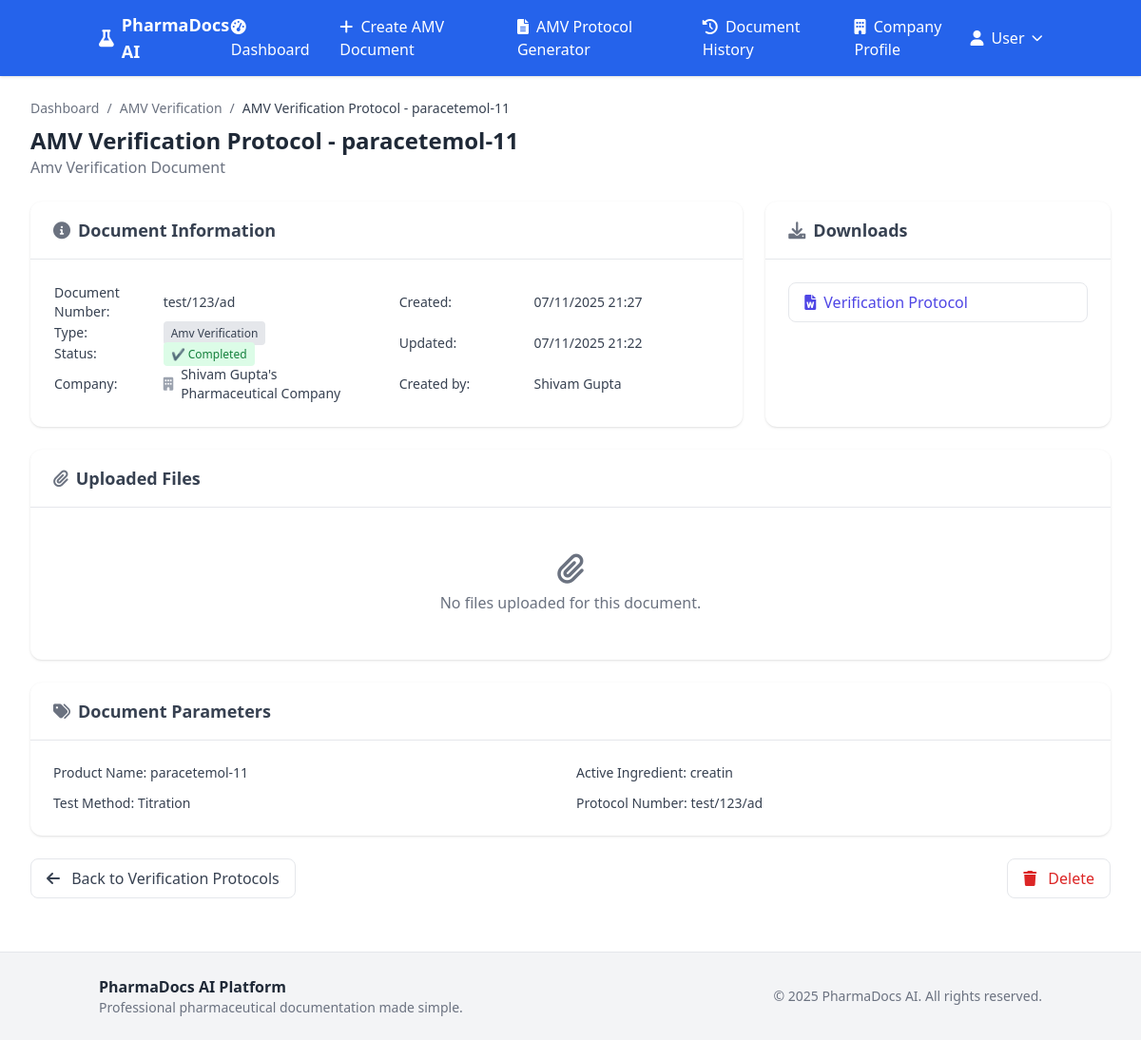
Screenshot of /documents/7 (signed in) with the database file from the repository.
### models.py (models this page shows, shortened)
class Document(db.Model):
    __tablename__ = 'documents'
    id: Mapped[int] = mapped_column(Integer, primary_key=True)
    user_id: Mapped[int] = mapped_column(Integer, ForeignKey('users.id'), nullable=False)
    company_id: Mapped[int] = mapped_column(Integer, ForeignKey('companies.id'), nullable=False)
    document_type: Mapped[str] = mapped_column(String(50), nullable=False)  # AMV, PV, Stability, etc.
    document_number: Mapped[str] = mapped_column(String(100), nullable=True)
    title: Mapped[str] = mapped_column(String(300), nullable=False)
    status: Mapped[str] = mapped_column(String(20), default='draft')  # draft, generated, completed
    stp_file_url: Mapped[str] = mapped_column(String(500), nullable=True)
    raw_data_url: Mapped[str] = mapped_column(String(500), nullable=True)
    method_analysis_file_url: Mapped[str] = mapped_column(String(500), nullable=True)  # Added for AMV
    generated_doc_url: Mapped[str] = mapped_column(String(500), nullable=True)
    generated_excel_url: Mapped[str] = mapped_column(String(500), nullable=True)
    document_metadata: Mapped[str] = mapped_column(Text, nullable=True)  # JSON string for additional data
    created_at: Mapped[datetime] = mapped_column(DateTime, default=datetime.now())
    updated_at: Mapped[datetime] = mapped_column(DateTime, default=datetime.now(), onupdate=datetime.now())
    user: Mapped["User"] = relationship("User", back_populates="documents")
    company: Mapped["Company"] = relationship("Company", back_populates="documents")
    amv_details: Mapped["AMVDocument"] = relationship("AMVDocument", back_populates="document", uselist=False)
    amv_verification_details: Mapped["AMVVerificationDocument"] = relationship("AMVVerificationDocument", back_populates="document", uselist=False)

class Company(db.Model):
    __tablename__ = 'companies'
    id: Mapped[int] = mapped_column(Integer, primary_key=True)
    user_id: Mapped[int] = mapped_column(Integer, ForeignKey('users.id'), nullable=False)
    name: Mapped[str] = mapped_column(String(200), nullable=False)
    address: Mapped[str] = mapped_column(Text, nullable=True)
    logo_url: Mapped[str] = mapped_column(String(500), nullable=True)
    created_at: Mapped[datetime] = mapped_column(DateTime, default=datetime.utcnow)
    glass_materials: Mapped[str] = mapped_column(Text, nullable=True) # JSON string for glass materials
    user: Mapped["User"] = relationship("User", back_populates="companies")
    sub_brands: Mapped[List["SubBrand"]] = relationship("SubBrand", back_populates="company")
    documents: Mapped[List["Document"]] = relationship("Document", back_populates="company")
    equipment_list: Mapped[List["Equipment"]] = relationship("Equipment", back_populates="company")
    glass_materials_list: Mapped[List["GlassMaterial"]] = relationship("GlassMaterial", back_populates="company")
    other_materials_list: Mapped[List["OtherMaterial"]] = relationship("OtherMaterial", back_populates="company")
    reagents_list: Mapped[List["Reagent"]] = relationship("Reagent", back_populates="company")
    reference_products_list: Mapped[List["ReferenceProduct"]] = relationship("ReferenceProduct", back_populates="company")

class User(db.Model):
    __tablename__ = 'users'
    id: Mapped[int] = mapped_column(Integer, primary_key=True)
    firebase_uid: Mapped[str] = mapped_column(String(128), unique=True, nullable=False)
    email: Mapped[str] = mapped_column(String(120), unique=True, nullable=False)
    name: Mapped[str] = mapped_column(String(100), nullable=False)
    is_admin: Mapped[bool] = mapped_column(Boolean, default=False)
    created_at: Mapped[datetime] = mapped_column(DateTime, default=datetime.now)
    last_login: Mapped[datetime] = mapped_column(DateTime, nullable=True)
    password_hash: Mapped[str] = mapped_column(String(255), nullable=True, default="")
    companies: Mapped[List["Company"]] = relationship("Company", back_populates="user")
    documents: Mapped[List["Document"]] = relationship("Document", back_populates="user")
    activity_logs: Mapped[List["ActivityLog"]] = relationship("ActivityLog", back_populates="user")

### app_routes/documents.py (the view)
@bp.route('/<int:document_id>')
def view_document(document_id):
    if 'user_id' not in session:
        return redirect(url_for('auth.login'))
    document = Document.query.filter_by(id=document_id, user_id=session['user_id']).first()
    if not document:
        flash('Document not found.', 'error')
        return redirect(url_for('dashboard.document_history'))
    metadata = json.loads(document.document_metadata) if document.document_metadata else {}
    return render_template('view_document.html', document=document, metadata=metadata)

### app.py (called while the page is built)
@app.context_processor
def utility_processor():
    return {
        'get_amv_documents_count': get_amv_documents_count,
        'get_amv_verification_count': get_amv_verification_count
    }

### templates/view_document.html (shortened to what this page needs)
{% extends "base.html" %}
{% block content %}
<div class="max-w-7xl mx-auto px-4 sm:px-6 lg:px-8 py-6">
  <div class="flex flex-col md:flex-row md:items-center md:justify-between mb-6">
    <div>
      <nav class="text-sm mb-2 text-gray-500" aria-label="Breadcrumb">
        <ol class="flex space-x-2">
          <li><a href="{{ url_for('dashboard.user_dashboard') }}" class="hover:underline">Dashboard</a></li>
          <li>/</li>
          {% if document.document_type == 'AMV_VERIFICATION' %}
          <li><a href="{{ url_for('amv_bp.list_amv_verification_documents') }}" class="hover:underline">AMV Verification</a></li>
          {% else %}
          <li><a href="{{ url_for('amv_bp.list_amv_documents') }}" class="hover:underline">AMV Documents</a></li>
          {% endif %}
          <li>/</li>
          <li class="text-gray-700">{{ document.title }}</li>
        </ol>
      </nav>
      <h1 class="text-2xl font-semibold text-gray-800">{{ document.title }}</h1>
      <p class="text-gray-500">{{ document.document_type.replace('_', ' ').title() }} Document</p>
    </div>
  </div>
  <div class="grid grid-cols-1 lg:grid-cols-3 gap-6 mb-6">
    <div class="lg:col-span-2 bg-white shadow rounded-xl">
      <div class="px-6 py-4 border-b">
        <h2 class="text-lg font-semibold text-gray-700 flex items-center">
          <i class="fas fa-info-circle mr-2 text-gray-500"></i> Document Information
        </h2>
      </div>
      <div class="p-6 grid grid-cols-1 md:grid-cols-2 gap-6 text-sm text-gray-700">
        <table class="w-full">
          <tbody>
            <tr>
              <td class="font-medium pr-2">Document Number:</td>
              <td>{{ document.document_number or 'Auto-generated' }}</td>
            </tr>
            <tr>
              <td class="font-medium pr-2">Type:</td>
              <td><span class="px-2 py-1 bg-gray-200 rounded text-xs">{{ document.document_type.replace('_', ' ').title() }}</span></td>
            </tr>
            <tr>
              <td class="font-medium pr-2">Status:</td>
              <td>
                {% if document.status == 'completed' %}
                  <span class="px-2 py-1 bg-green-100 text-green-700 rounded text-xs">✔ Completed</span>
                {% elif document.status == 'generated' %}
                  <span class="px-2 py-1 bg-blue-100 text-blue-700 rounded text-xs">⬇ Generated</span>
                {% else %}
                  <span class="px-2 py-1 bg-yellow-100 text-yellow-700 rounded text-xs">✎ Draft</span>
                {% endif %}
              </td>
            </tr>
            <tr>
              <td class="font-medium pr-2">Company:</td>
              <td class="flex items-center">
                {% if document.company.logo_url %}
                  <img src="{{ document.company.logo_url }}" class="w-6 h-6 rounded mr-2">
                {% else %}
                  <i class="fas fa-building text-gray-400 mr-2"></i>
                {% endif %}
                {{ document.company.name }}
              </td>
            </tr>
          </tbody>
        </table>
        <table class="w-full">
          <tbody>
            <tr>
              <td class="font-medium pr-2">Created:</td>
              <td>{{ document.created_at.strftime("%d/%m/%Y %H:%M") }}</td>
            </tr>
            <tr>
              <td class="font-medium pr-2">Updated:</td>
              <td>{{ document.updated_at.strftime("%d/%m/%Y %H:%M") }}</td>
            </tr>
            <tr>
              <td class="font-medium pr-2">Created by:</td>
              <td>{{ document.user.name }}</td>
            </tr>
          </tbody>
        </table>
      </div>
    </div>
    <div class="bg-white shadow rounded-xl">
      <div class="px-6 py-4 border-b">
        <h2 class="text-lg font-semibold text-gray-700 flex items-center">
          <i class="fas fa-download mr-2 text-gray-500"></i> Downloads
        </h2>
      </div>
      <div class="p-6">
        {% if document.generated_doc_url %}
          <div class="flex flex-col space-y-3">
            {% if document.document_type == 'AMV_VERIFICATION' %}
              <a href="{{ url_for('amv_bp.download_verification_protocol', document_id=document.id) }}"
                 class="flex items-center px-4 py-2 border rounded-lg text-indigo-600 hover:bg-indigo-50">
                <i class="fas fa-file-word mr-2"></i> Verification Protocol
              </a>
            {% else %}
              <a href="{{ url_for('amv_bp.download_amv_report', document_id=document.id) }}"
                 class="flex items-center px-4 py-2 border rounded-lg text-indigo-600 hover:bg-indigo-50">
                <i class="fas fa-file-word mr-2"></i> AMV Report
              </a>
            {% endif %}
          </div>
        {% endif %}
      </div>
    </div>
  </div>
  <div class="bg-white shadow rounded-xl mb-6">
    <div class="px-6 py-4 border-b">
      <h2 class="text-lg font-semibold text-gray-700 flex items-center">
        <i class="fas fa-paperclip mr-2 text-gray-500"></i> Uploaded Files
      </h2>
    </div>
    <div class="p-6 grid grid-cols-1 md:grid-cols-2 gap-6">
      {% if not document.method_analysis_file_url and not document.stp_file_url and not document.raw_data_url %}
        <div class="text-center text-gray-500 col-span-2 py-6">
          <i class="fas fa-paperclip fa-2x mb-2"></i>
          <p>No files uploaded for this document.</p>
        </div>
      {% endif %}
    </div>
  </div>
  {% if metadata %}
  <div class="bg-white shadow rounded-xl mb-6">
    <div class="px-6 py-4 border-b">
      <h2 class="text-lg font-semibold text-gray-700 flex items-center">
        <i class="fas fa-tags mr-2 text-gray-500"></i> Document Parameters
      </h2>
    </div>
    <div class="p-6 grid grid-cols-1 md:grid-cols-2 gap-3 text-sm text-gray-700">
      {% for key, value in metadata.items() %}
        {% if value and key not in ['document_type', 'title', 'company_id'] %}
          <div>
            <span class="font-medium">{{ key.replace('_', ' ').title() }}:</span> {{ value }}
          </div>
        {% endif %}
      {% endfor %}
    </div>
  </div>
  {% endif %}
  <div class="flex justify-between items-center">
    {% if document.document_type == 'AMV_VERIFICATION' %}
      <a href="{{ url_for('amv_bp.list_amv_verification_documents') }}"
         class="px-4 py-2 border rounded-lg text-gray-700 hover:bg-gray-100">
        <i class="fas fa-arrow-left mr-2"></i> Back to Verification Protocols
      </a>
    {% else %}
      <a href="{{ url_for('amv_bp.list_amv_documents') }}"
         class="px-4 py-2 border rounded-lg text-gray-700 hover:bg-gray-100">
        <i class="fas fa-arrow-left mr-2"></i> Back to AMV Documents
      </a>
    {% endif %}
    <div class="space-x-2">
      <button id="deleteDocumentBtn"
              data-document-id="{{ document.id }}"
              data-document-type="{{ document.document_type }}"
              class="px-4 py-2 border rounded-lg text-red-600 hover:bg-red-50">
        <i class="fas fa-trash mr-2"></i> Delete
      </button>
    </div>
  </div>
</div>
{% endblock %}

### rows the page displays
Document: title "AMV Verification Protocol - paracetemol-11", document_type.replace "Amv Verification", document_number "test/123/ad", created_at "07/11/2025 21:27", updated_at "07/11/2025 21:22"
Company: company.name "Shivam Gupta's Pharmaceutical Company"
User: user.name "Shivam Gupta"

### other values shown
{{ user.name if user else 'User' }} "User"
{{ key.replace('_', ' ').title() }} "Product Name" "Active Ingredient" "Test Method" "Protocol Number"
{{ value }} "paracetemol-11" "creatin" "Titration" "test/123/ad"
